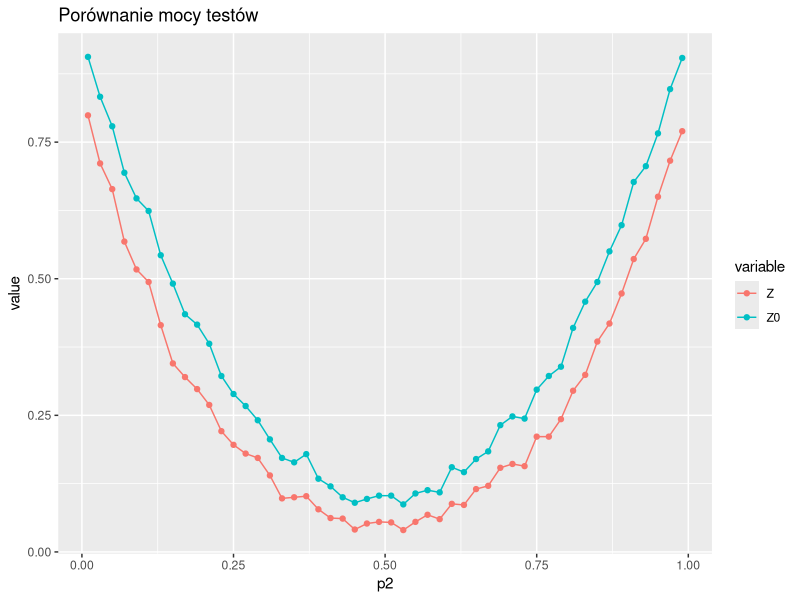

Write R code to recreate this figure.
# zad3
library(ggplot2)
library(reshape2)
n <- 10
mcs <- 1000
alpha <- 0.05
ps_1 <- numeric(mcs)
ps_2 <- numeric(mcs)
p2 <- seq(0.01,0.99,0.02)
p2_0 <- 0.5
for (mc in 1:mcs) {
  X <- rbinom(n,1, p = 0.5)
  Y <- rbinom(n, 1, p = p2_0)
  data <- matrix(0, nrow = 2, ncol = 2)
  for (i in 1:n) {
    x<-X[i]
    y<-Y[i]
    if (x==0 & y==0) {
      data[1,1] <- data[1,1] + 1
    } else if (x==0 & y==1){
      data[1,2] <- data[1,2] + 1
    }
    else if (x==1 & y==0){
      data[2,1] <- data[2,1] + 1
    } else{
      data[2,2] <- data[2,2] + 1
    }
  }
  y12 <- data[1,2]
  y21 <- data[2,1]
  p_data <- data/n
  p11 <- p_data[1,1]
  p12 <- p_data[1,2]
  p21 <- p_data[2,1]
  p22 <- p_data[2,2]
  
  p_.1 <- (data[1,1]+data[2,1])/n
  p_1. <- (data[1,1]+data[1,2])/n
  D <- p_1. - p_.1
  sig <- sqrt( ( p_1.*(1-p_1.) + p_.1*(1-p_.1) - 2*(p11*p22-p12*p21) )/n  )
  z <- D/sig
  p_value1 <- 2*(1 - pnorm(abs(z)))
  z0  <- ( y12 - y21 ) / ( sqrt( y12 + y21 ) )  
  p_value2 <- 2*(1 - pnorm(abs(z0)))
  ps_1[mc] <- p_value1 < 0.05
  ps_2[mc] <- p_value2 < 0.05
}
print(c(sum(ps_1, na.rm = TRUE)/mcs,
        sum(ps_2, na.rm = TRUE)/mcs))
#####
f_to_sup <- function(p) {
  p2 <- p
  for (mc in 1:mcs) {
    X <- rbinom(n,1, p = 0.5)
    Y <- rbinom(n, 1, p = p2)
    data <- matrix(0, nrow = 2, ncol = 2)
    for (i in 1:n) {
      x<-X[i]
      y<-Y[i]
      if (x==0 & y==0) {
        data[1,1] <- data[1,1] + 1
      } else if (x==0 & y==1){
        data[1,2] <- data[1,2] + 1
      }
      else if (x==1 & y==0){
        data[2,1] <- data[2,1] + 1
      } else{
        data[2,2] <- data[2,2] + 1
      }
    }
    y12 <- data[1,2]
    y21 <- data[2,1]
    p_data <- data/n
    p11 <- p_data[1,1]
    p12 <- p_data[1,2]
    p21 <- p_data[2,1]
    p22 <- p_data[2,2]
    
    p_.1 <- (data[1,1]+data[2,1])/n
    p_1. <- (data[1,1]+data[1,2])/n
    D <- p_1. - p_.1
    sig <- sqrt( ( p_1.*(1-p_1.) + p_.1*(1-p_.1) - 2*(p11*p22-p12*p21) )/n  )
    z <- D/sig
    p_value1 <- 2*(1 - pnorm(abs(z)))
    z0  <- ( y12 - y21 ) / ( sqrt( y12 + y21 ) )  
    p_value2 <- 2*(1 - pnorm(abs(z0)))
    ps_1[mc] <- p_value1 < 0.05
    ps_2[mc] <- p_value2 < 0.05
  }
  return(c(sum(ps_1, na.rm = TRUE)/mcs,
           sum(ps_2, na.rm = TRUE)/mcs))
}


f_to_sup_error_rm <- function(x){
  tryCatch(
    expr = {
      # message(f_to_sup(x))
      # message("Successfully executed the log(x) call.")
      return(f_to_sup(x))
    },
    error = function(e){
      # message('Caught an error!')
      # print(e)
      # return(2)
    },
    warning = function(w){
      # print(x)
      f_to_sup(x)
      # return(3)
    },
    finally = {# plot(p2,sym[1,],type ="l")
      # lines(p2,sym[2,])
      # message('All done, quitting.')
    }
  )    
}

# f_to_sup_error_rm(0.11)
sym <- sapply(p2, f_to_sup_error_rm)
sym
df <- data.frame(p2 = p2, Z0 = sym[1,], Z = sym[2,] )
df


melt_Df <- melt(df, id=1, measure=c("Z","Z0"))
melt_Df
ggplot(melt_Df,aes(p2, value, colour = variable)) + 
geom_point() + geom_line() + ggtitle("Porównanie mocy testów")

